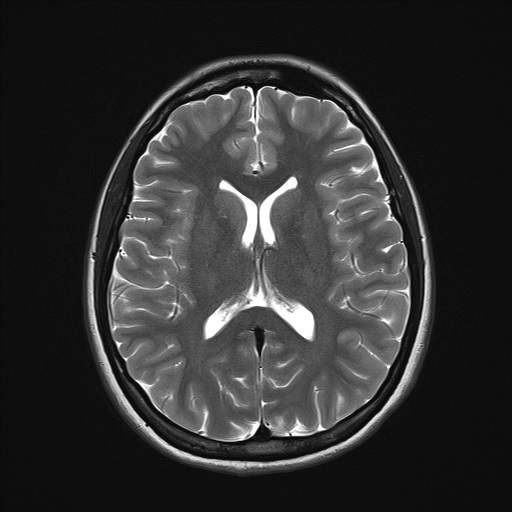
#> input picture Data/T2-MRI-Image.jpeg, 512 x 512 px
$ jupyter execute --allow-errors 13-SignalImageProcessing.ipynb   (shell and % lines are left out)
#> lines starting #> are read from the running program, lines starting #| are printed output that depends on the picture
# Image & Signal Processing
Here, we'll demonstrate how you could implement visualization & processing techniques for biological time series and images using Python.

### By the end of this notebook, you'll be able to:
* Choose an appropriate sampling rate for time series
* Plot time series data with accurate timestamps
* Filter 2D and 3D data using convolution
* Display & manipulate images in Python
* Apply different types of filters to images

<hr>

First, let's get setup...

[cell 1]
import numpy as np
import scipy as sp
import matplotlib.pyplot as plt
import matplotlib.image as mpimg # New module to read in images

...and define some plotting functions here to save space later. You can collapse this cell by clicking **View > Collapse Selected Code**

[cell 2]
def get_kspace_data(path='Data/T2-MRI-Image.jpeg'):
    '''Generates a dictionary that contains kspace data.
    Keys: Full, Undersampled-x, Undersampled-y, Highpass'''
    img = mpimg.imread(path)
    img = img.mean(axis=2)

    kspace_data = {}

    kspace = np.fft.fft2(img)
    kspace_shifted = np.fft.fftshift(kspace)

    kspace_data['Full'] = kspace

    kspace_data['Undersampled-x'] = kspace_shifted.copy()
    kspace_data['Undersampled-x'][:,::2] = 0
    kspace_data['Undersampled-x'] = np.fft.ifftshift(kspace_data['Undersampled-x'])

    kspace_data['Undersampled-y'] = kspace_shifted.copy()
    kspace_data['Undersampled-y'][::2,:] = 0
    kspace_data['Undersampled-y'] = np.fft.ifftshift(kspace_data['Undersampled-y'])


    kspace_data['Highpass'] = kspace_shifted.copy()
    kspace_data['Highpass'][225:275,225:275] = 0
    kspace_data['Highpass'] = np.fft.ifftshift(kspace_data['Highpass'])


    return kspace_data

def plot_kspace(kspace, ax=None, title="k-space (log magnitude)",cmap='gray'):
    # Shift zero-frequency component to center for visualization
    kspace_shifted = np.fft.fftshift(kspace)

    # Magnitude for display
    kspace_display = np.log(np.abs(kspace_shifted) + 1)

    if ax is None:
        # If no axes provided, create a new figure
        fig, ax = plt.subplots()

    ax.imshow(kspace_display, cmap=cmap)
    ax.set_title(title)
    ax.axis('off')

def transform_and_plot(kspace, ax=None, title=None, cmap='gray'):
    recon = np.fft.ifft2(kspace)
    recon = np.real(recon)

    if ax is None:
        # If no axes provided, create a new figure
        fig, ax = plt.subplots()

    ax.imshow(recon, cmap=cmap)
    ax.set_title(title)
    ax.axis('off')

def plot_sampled_signal(fs_new, time,
                        wave_frequency=10):
    wave_frequency = wave_frequency
    sin_wave = np.sin(2 * np.pi * wave_frequency * time)

    plt.plot(time, sin_wave)

    sampled_signal = np.rint(np.linspace(0, len(time)-1, fs_new)).astype(int)


    plt.plot(time[sampled_signal], sin_wave[sampled_signal],'--o')
    #plt.plot(sample_times, sample_sin, '-o')
    plt.title('True Waveform vs Sampled Wave')
    plt.xlabel('time (ms)')
    plt.ylabel('Amplitude')
    plt.legend(['True Waveform', 'Sampling Result'],loc='best', bbox_to_anchor=(0.7, 0., 0.7, 0.7))

    print("Sampling Frequency / Wave Frequency = ", fs_new / wave_frequency)
    plt.show()

## The Nyquist Criterion and Aliasing
When the sampling rate is too slow, this results in poor reconstruction of the sampled signal, and high-frequency components of the signal are misidentified. This type of sampling artifact is known as "aliasing." To prevent aliasing, a sufficiently fast sampling rate must be chosen.

**Below we'll explore how changing the sampling rate alters the reconstructed signal.**

<div class="alert alert-success">

**Task**: Change the variable `fs_new` to alter the sampling frequency. Try a few different values. What do you notice?

</div>

[cell 3]
#Generate a wave
T = 1 #period (s)
timepoints = 1000 #sampling frequency (Hz)
time = np.linspace(0, T, T * timepoints) #time vector (ms)

#Choose a new sampling frequency
fs_new = ...

#plot the result
#> (the rest of this cell did not finish here and is left out)

The **Nyquist Criterion** tells us that to recover our signal, we must sample our signal *at least twice as fast* as the fastest frequency it contains. When our sampling frequency doesn't meet this threshold, high-frequency information is lost and we recover a wave containing slower frequencies than our original signal!

Even after our sampling rate passes the Nyquist criterion, recovered waveforms can have altered amplitudes, so we generally try to sample as quickly as possible

## Time Series Signal Processing

To practice working with time-series data, we'll import a recording of slow-wave sleep from a young individual, collected by the Walker Lab at UC Berkeley. This data was collected at 100 Hz from channel 'F3'. This sampling frequency is fine for EEG data, but wouldn't be enough for high frequency spiking data. That kind of data is typically sampled at 40 **kilo**Hz.

#> (a cell that did not finish here is left out)

Wow! This is a pretty big data file.

It contains **1,032,000** samples, but let's try to figure out how long that is in seconds. Since the sampling frequency of the data is 100 Hz, this means that each sample is taken every $\frac{1}{100}$ seconds.

We can create a vector of timepoints for the whole dataset by using the NumPy function <code>np.arange()</code> over the length of our full recording and then multiplying by the time it takes to record each sample.

<div class="alert alert-success">

**Task**: Create a `time_vector` variable so that your data is plotted in seconds, not samples.

</div>

[cell 5]
# Define sampling frequency, time_step, and time vector
sampling_freq = 100 # sampling frequency, in Hz
time_step = ...
#> (the rest of this cell did not finish here and is left out)

<div class="alert alert-success">

**Task**: Plot your signal! You only need to add a line of code where it says `# ADD CODE HERE`

</div>

[cell 6]
# Plot the signal
fig, ax = plt.subplots(figsize=(12, 4))

# ADD CODE HERE

plt.xlabel('Time (seconds)')
plt.ylabel('Voltage')
plt.title('N3 sleep EEG data (F3)')
plt.show()

The full recording is 10000 seconds-- that's nearly 3 hours! There are also some extremely large voltage changes early in the recording and at the end that we probably don't want in our analysis, so we'll need to select a clean section of our data to analyze.

Let's slice out a more manageable, 30-second chunk of this data.
1. Start your slice around index <code>300000</code>
2. Find your stop index by adding $30 s * 100 Hz$ to your start index
3. Calculate <code>time_step = 1 / sampling_freq</code>
4. Use <code>np.arange(start=start_idx, stop=stop_idx, step=time_step)

[cell 7]
data = ...
#> (the rest of this cell did not finish here and is left out)

### Filtering a signal with convolution
Let's start with a simple step signal (left) which we'll add some noise to (right).

[cell 8]
step_signal = np.zeros(100) # Create a 1D array of all 0s
step_signal[50:] = 1        # Set 50: to 1

fig, ax = plt.subplots(1,2,figsize=(10,4))
ax[0].plot(step_signal)

# Create random signal
np.random.seed(0) # Set the "seed" for randomness

noisy_signal = (step_signal + np.random.normal(0, 0.35, step_signal.shape))
ax[1].plot(noisy_signal)

plt.show()
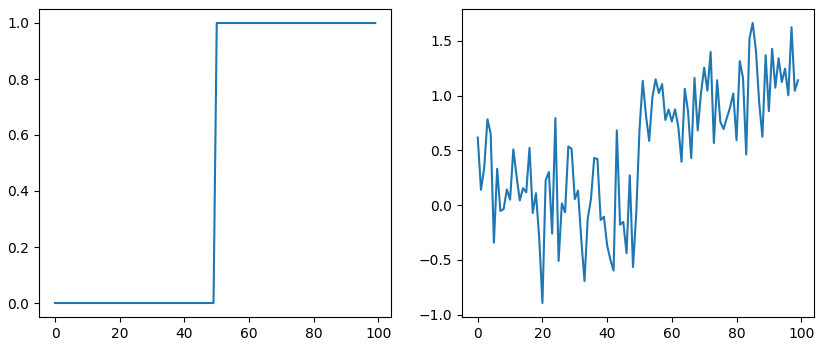
#> figure drawn by matplotlib, 2 panels; panel 1: curve peaks at x = 50, y = 1; panel 2: curve peaks at x = 85, y = 1.66

If our goal is to recover our original signal (like the image on the left) from a noisy measurement (like the image on the right), we can **smooth** the signal. In the first line below, we'll take each point and average it by one datapoint to the left and one datapoint to the right, discarding the ends of the signal, where we can't do this operation.

[cell 9]
# Take the mean of neighboring datapoints
smooth_signal = (noisy_signal[:-1] + noisy_signal[1:]) / 2.0

plt.plot(smooth_signal)
plt.show()
#> figure, not shown here; curve peaks at x = 84, y = 1.59

Above, we're only averaging by one datapoint on each side. What if we average by 3 datapoints? Below, we'll do the following:
1. Create an output array called `smooth_signal3`, of the same length as noisy_signal.
2. At each element in `smooth_signal3` starting at point 1, and ending at point -2, place the average of the sum of: 1/3 of the element to the left of it in noisy_signal, 1/3 of the element at the same position, and 1/3 of the element to the right.
3. Discard the leftmost and rightmost elements.

[cell 10]
# Generate our signal
smooth_signal3 = (noisy_signal[:-2] + noisy_signal[1:-1] + noisy_signal[2:]) / 3

plt.plot(smooth_signal, label='mean of 2')
plt.plot(smooth_signal3, label='mean of 3')
plt.legend(loc='upper left')
plt.show()
#> figure, not shown here; curve peaks at x = 84, y = 1.59; curve peaks at x = 84, y = 1.53

If we want to continue this, the first line of our code is going to continue to get longer, and there isn't a straightforward way to make this flexible for how many points we want to average. Thankfully, there's a name for what we're doing: **convolving**. This same concept, nearest-neighbor averages, can be expressed as a **convolution with an averaging kernel**.

**Convolution** is the process of adding each element of the image to its local neighbors, weighted by the kernel.

[cell 11]
# Same as above, using a convolution kernel
# Neighboring pixels multiplied by 1/3 and summed

# Create the "kernel". For 3, this creates an array that looks like [0.333,0.333,0.333]
mean_kernel3 = np.full((3,), 1/3)

# Smooth the signal by convolving it
smooth_signal3p = np.convolve(noisy_signal, mean_kernel3, mode='valid')

plt.plot(smooth_signal3p)
plt.show()
#> figure, not shown here; curve peaks at x = 84, y = 1.53

[cell 12]
# Check that they're equal!
print('smooth_signal3 and smooth_signal3p are equal:',
      np.allclose(smooth_signal3, smooth_signal3p))

<div class="alert alert-success">

**Tasks**:

1. What happens if we convolve with a kernel of size 10? Also, do these arrays have the same # of data points? If not, why?
2. Smooth our sleep recording with different kernel sizes and inspect.

</div>

#> (a cell that did not finish here is left out)

[cell 14]
# Try a kernel of size 10 here

# Create the "kernel". For 3, this creates an array that looks like [0.333,0.333,0.333]
mean_kernel10 = ...

# Smooth the signal by convolving it
smooth_signal10p = ...

#> (the rest of this cell did not finish here and is left out)

When we perform convolution with <code>mode='valid'</code> this changes the length of our array. If we want our output to have the same length as our input signal, we'll have to use <code>mode='same'</code>.

Let's use this approach to smooth our 30-s chunk of EEG data using <code>mean_kernel10</code>. We'll plot our original signal and our smoothed signal using subplots!

[cell 15]
# Smooth the recording we imported above!
smooth_data = ...
fig, ax = plt.subplots(2,1)

#> (the rest of this cell did not finish here and is left out)

## MR Reconstruction

Signals measured by MRI systems are acquired as phase and frequency information in **K-space** before being converted to an image using the Fourier transform.

Let's load in some K-space data and store it in a dictionary called <code>kspace_data</code>. K-space data can be accessed from the dictionary using the following keys: <code>'Full'</code>, <code>'Undersampled-x'</code>, <code>'Undersampled-y'</code>, and <code>'Highpass'</code>

[cell 16]
kspace_data = get_kspace_data()
#> in get_kspace_data, img is the input picture: shape (512, 512, 3); min 4, max 255, mean 49.5
#> kspace_data = 4 items

Just like with time-series, we have to be careful when sampling in 2D. Below we'll plot K-space images that demonstrate:
1. Undersampling in the x-direction
2. Undersampling in the y-direction
3. Removal of low frequencies
4. Full K-space

What do you notice about these plots? How do you think this will change the reconstructed image?

[cell 17]
fig, ax = plt.subplots(2,2, figsize=(10,8))
fig.suptitle("K-space Plots")
plot_kspace(kspace_data['Undersampled-x'],title='Undersampled (x)', ax=ax[0,0])
#> in plot_kspace, `kspace_display = np.log(np.abs(kspace_shifted) + 1)`:
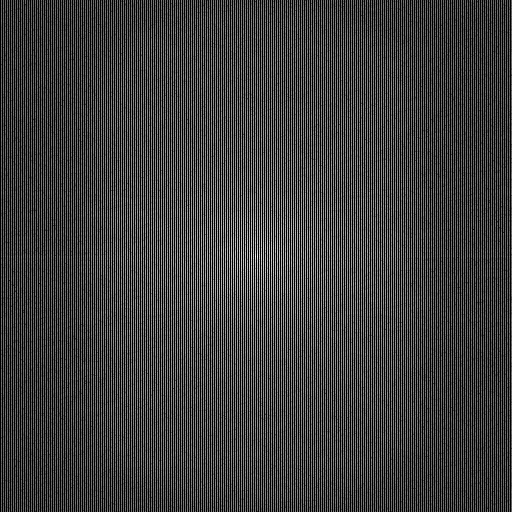
#> kspace_display: shape (512, 512) float64; min 0, max 15.43, mean 3.84; drawn with min black and max white
plot_kspace(kspace_data['Undersampled-y'],title='Undersampled (y)', ax=ax[0,1])
#> call 2 of plot_kspace, with kspace = array of shape (512, 512), title = 'Undersampled (y)', cmap = 'gray'
#> in plot_kspace (call 2), `kspace_display = np.log(np.abs(kspace_shifted) + 1)`:
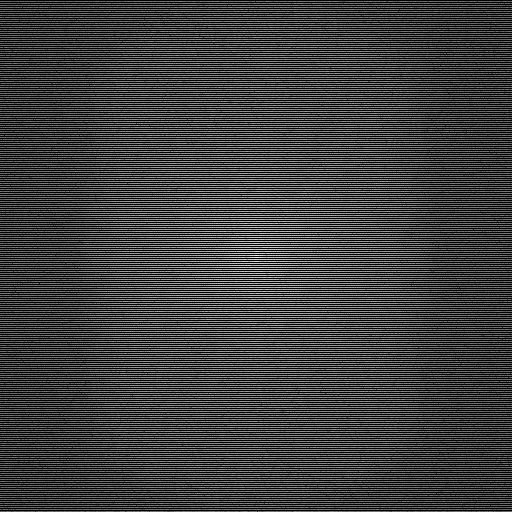
#> kspace_display: shape (512, 512) float64; min 0, max 15.14, mean 3.84; drawn with min black and max white
plot_kspace(kspace_data['Highpass'],title='No Low Frequencies', ax=ax[1,0])
#> call 3 of plot_kspace, with kspace = array of shape (512, 512), title = 'No Low Frequencies', cmap = 'gray'
#> in plot_kspace (call 3), `kspace_display = np.log(np.abs(kspace_shifted) + 1)`:
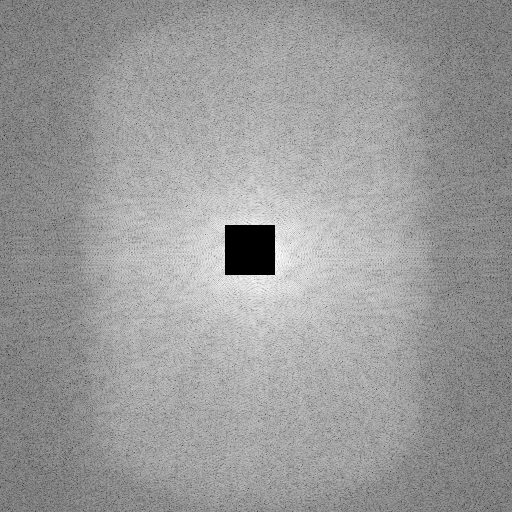
#> kspace_display: shape (512, 512) float64; min 0, max 12.44, mean 7.56; drawn with min black and max white
plot_kspace(kspace_data['Full'],title='Full Kspace', ax=ax[1,1])
#> call 4 of plot_kspace, with kspace = array of shape (512, 512), title = 'Full Kspace', cmap = 'gray'
#> in plot_kspace (call 4), `kspace_display = np.log(np.abs(kspace_shifted) + 1)`:
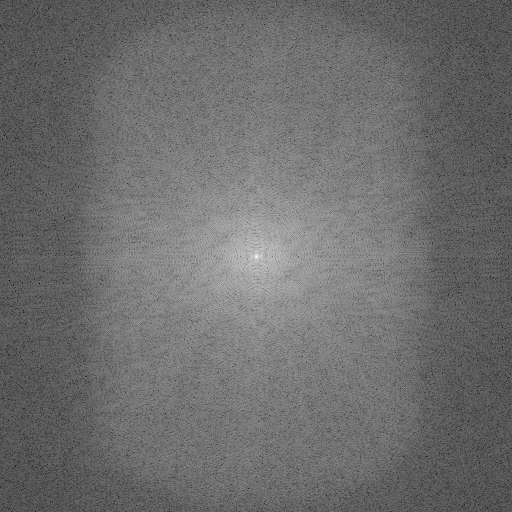
#> kspace_display: shape (512, 512) float64; min 1.1, max 16.38, mean 7.67; drawn with min black and max white
fig.tight_layout()

Let's apply the Fourier Transform to our K-space data to try to recover the scanned object! We can use our K-space data in our custom function <code>transform_and_plot()</code> just like we did above with <code>plot_kspace()</code>. Give it a try in the code block below!

<div class="alert alert-success">

**Task**: Plot the transformed data below and note the effects of different sampling approaches

</div>

[cell 18]
fig, ax = plt.subplots(2,2, figsize=(10,8))
fig.suptitle("Reconstructed Plots")
#> (the rest of this cell did not finish here and is left out)

transform_and_plot(...,title='Undersampled (y)', ax=ax[0,1])
transform_and_plot(...,title='No Low Frequencies', ax=ax[1,0])
transform_and_plot(...,title='Full Kspace', ax=ax[1,1])
fig.tight_layout()

## Images in Python
Below, we'll use `mpimg.imread()` to read in an image file and [`plt.imshow()`](https://matplotlib.org/devdocs/api/_as_gen/matplotlib.pyplot.imshow.html) to show [our image](https://en.wikipedia.org/wiki/Cancer_cell#/media/File:Acute_lymphoblastic_leukaemia_smear.jpg).

[cell 19]
leukaemia_img = 'Data/leukaemia_smear.jpeg'
cells = mpimg.imread(leukaemia_img)
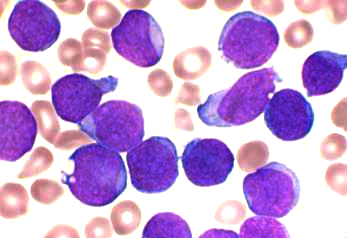
#> input picture Data/leukaemia_smear.jpeg, 347 x 238 px
#> cells is the input picture: shape (238, 347, 3); mean R, G, B 200.1, 162.6, 214.7
plt.axis('off') # Turn axis ticks & labels off
plt.imshow(cells)
plt.show()

We can work with our `cells` object just like we would any other object. Let's check its shape.

[cell 20]
# Check cells shape
type(cells)
cells.shape
#> Out = (238, 347, 3)

**If the first and second value are the size, what is the third value?**

<div class="alert alert-success">

**Task** Create a variable called `cells_gray` that consists of only the values in the third (Blue) channel of the image

[cell 21]
cells_gray = ...
print(cells_gray)
#> (the rest of this cell did not finish here and is left out)

By default, matplotlib uses the viridis color map to plot a sequence of values (you can see the luminance at each pixel by showing the colorbar with `plt.colorbar()`).

<div class="alert alert-success">

**Task** Change your image to a different colormamp using the `cmap` argument in `plt.imshow` so that you get a Black & White image.
</div>

#> (a cell that did not finish here is left out)

<div class= "alert alert-success">

**Task** Using the [documentation](https://matplotlib.org/stable/users/explain/colors/colormaps.html) for choosing colormaps, choose three colormaps for the variable `cmap_list` that corresponds to each of the color channels in `cells`.

</div>

[cell 23]
fig, ax = plt.subplots(1, 3, figsize=(12, 4))

# Create subplots with colorbars
cmap_list = ...
#> (the rest of this cell did not finish here and is left out)

### Filtering images to smooth them
In our signal processing tutorial above, we talked about convolving a signal with an averaging kernel to smooth the signal. We can apply similar logic to images. Let's start with a very simple image.

[cell 24]
bright_square = np.zeros((7, 7), dtype=float)
bright_square[2:5, 2:5] = 1
bright_square

This gives the values above, and looks like this!

[cell 25]
plt.imshow(bright_square, cmap = "gray")
plt.axis('off')
plt.show()
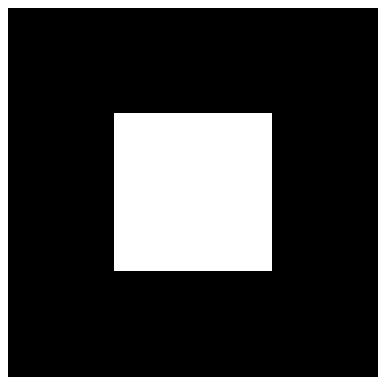
#> figure drawn by matplotlib, 1 panel

For our first example of a filter, consider the following filtering array, which we’ll call a “mean kernel”. For each pixel, a kernel defines which neighboring pixels to consider when filtering, and how much to weight those pixels.

[cell 26]
mean_kernel = np.full((3, 3), 1/9)

print(mean_kernel)

Now, let’s take our mean kernel and apply it to every pixel of the image.

Applying a (linear) filter essentially means:

1. Center a kernel on a pixel

2. Multiply the pixels under that kernel by the values in the kernel

3. Sum all the those results

4. Replace the center pixel with the summed result

This process is known as **convolution** (the same process we applied to a signal, but now in 3D!)

[cell 27]
# Import image processing toolbox
import scipy.ndimage as ndi

# Set precision

print(ndi.convolve(bright_square, mean_kernel))

[cell 28]
smooth_square = ndi.convolve(bright_square, mean_kernel)
plt.imshow(smooth_square,cmap='gray')
plt.show()
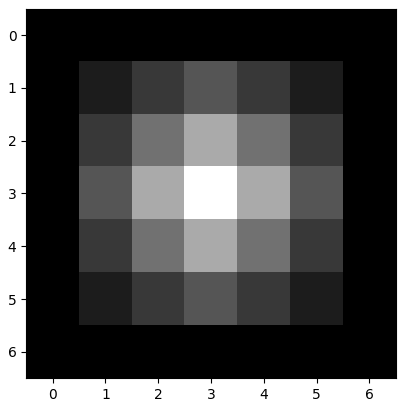
#> figure drawn by matplotlib, 1 panel

This kind of mean filter is a bit brute. Typically, we'd use a Gaussian filter, where the amount of filtering depends on the distance from the center point. Thankfully, we can do that using the filters module:

[cell 29]
from skimage import filters

# Apply Gaussian smoothing
sigma = 3
#> (the rest of this cell did not finish here and is left out)

### Edge filtering
In biology, we often want to filter edges to identify different features within cells, or cells within a piece of tissue. To do so, we'll often use some sort of edge filtering. To give you an intuition for how edge filtering works, first consider taking our step function and convolving it with a filter that is [-1 0 1].

**Note**: For technical signal processing reasons, convolutions actually occur “back to front” between the input array and the kernel which produces a negative signal spike at the edge. **Correlations** are like convolutions but occur in the signal order, so we’ll use correlate below to visualize a positive spike in the plot below.

[cell 30]
# Recreate the step signal
step_signal = np.zeros(100)
step_signal[50:] = 1

# Convolve it with a [-1 0 1] filter
edge_filter = np.correlate(step_signal, np.array([-1, 0, 1]),mode='valid')

plt.plot(step_signal, label='signal')
plt.plot(edge_filter, linestyle='dashed', label='correlated')
plt.legend(loc='upper left')
plt.show()
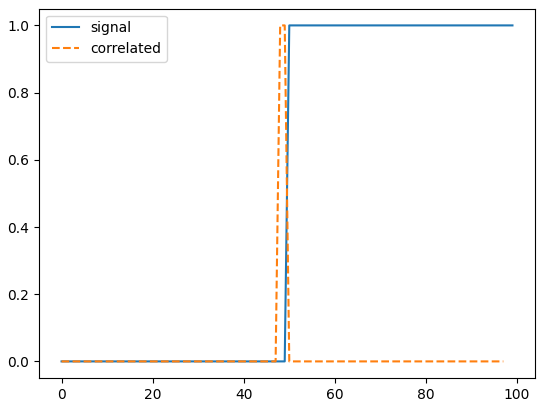
#> figure drawn by matplotlib, 1 panel; curve peaks at x = 50, y = 1; curve peaks at x = 48, y = 1

Whenever neighboring values are close, the filter response is close to 0. Right at the boundary of a step, we’re subtracting a small value from a large value and and get a spike in the response. This spike “identifies” our edge.

Now, let's apply this to images. Below, we'll just apply one filter at a time. in the vertical direction. The vertical kernel has already been created for you.

To ensure that our pixel values remain in a valid range, we'll first convert our image dtype from <code>uint8</code> to <code>float</code> by using the <code>.astype(float)</code> method on our image array. If we don't do this, the filters won't behave properly.

<div class="alert alert-success">

**Task** Create a horizontal kernel and assign it to the `horizontal_kernel` variable. Compare the results to those achieved with the vertical kernel.

</div>

#> (a cell that did not finish here is left out)

**What if we want to find all of the edges with our filter?**

Thankfully, there's a commonly used filter, the **Sobel** edge filter, that does this for us. First, let's appreciate what it looks like for our bright square.

[cell 32]
plt.imshow(filters.sobel(bright_square))
plt.colorbar()
plt.show()
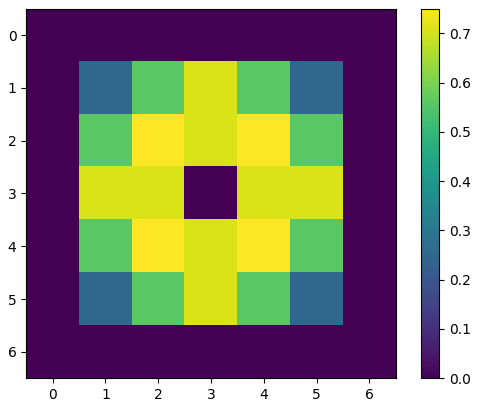
#> figure drawn by matplotlib, 2 panels
